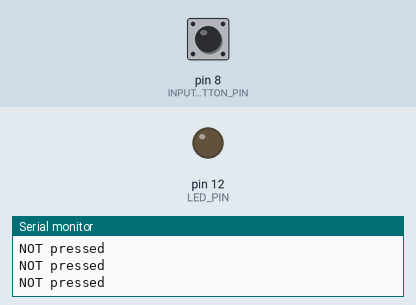
Simulated run of this sketch. Board: Arduino Uno, built with avr-gcc and run on an emulated ATmega328P. Parts: output pins drawn as LEDs (lit = HIGH), the last lines printed to the serial monitor. Dashed ring = blinking. The test bench sets the inputs (shaded band); at power-on: pin 8 (INPUT_BUTTON_PIN) LOW.

Above: at 1.2 s.
1.3 s: pin 8 (INPUT_BUTTON_PIN) pulled HIGH for 0.15 s
At 1.38 s:
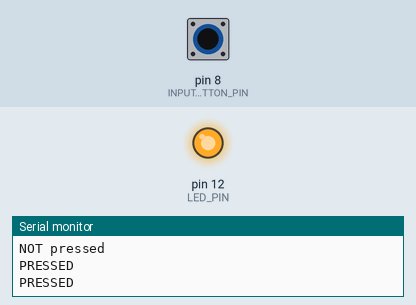
2.9 s: pin 8 (INPUT_BUTTON_PIN) pulled HIGH for 1 s
At 5.0 s:
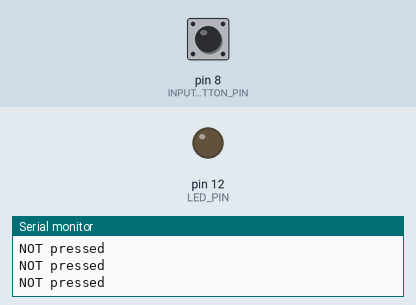
6.9 s: pin 8 (INPUT_BUTTON_PIN) pulsed HIGH 5 times (0.12 s each, 0.3 s apart)
At 6.96 s:
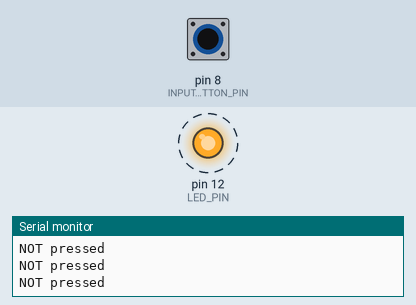
11.4 s: pin 8 (INPUT_BUTTON_PIN) pulled HIGH for 3.2 s
At 12.1 s:
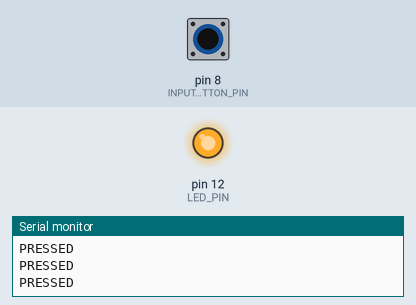
16.1 s: pin 8 (INPUT_BUTTON_PIN) driven HIGH
At 16.6 s:
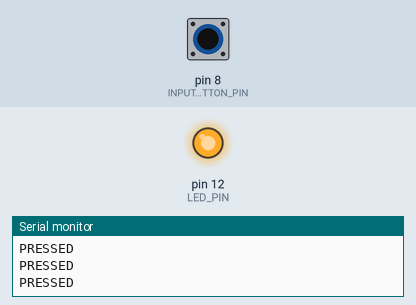
19.1 s: pin 8 (INPUT_BUTTON_PIN) driven LOW
At 20.1 s:
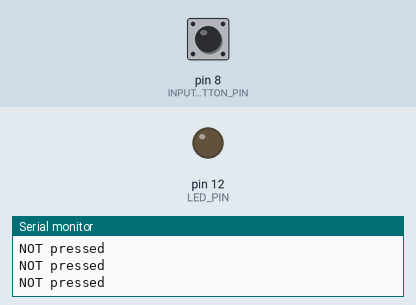
Timing chart, 0 to 22.1 s (numbered marks = the images above; inputs shaded):
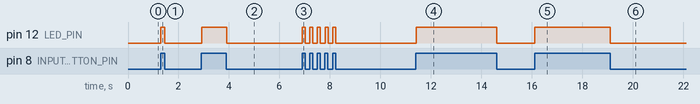

The sketch:

Button-Floating-Voltage.ino
```cpp
const int INPUT_BUTTON_PIN = 8;
const int LED_PIN = 12;

void setup() {
  pinMode(INPUT_BUTTON_PIN, INPUT);
  pinMode(LED_PIN, OUTPUT);
  Serial.begin(9600); // for printing values to console
}

void loop() {
  int buttonVal = digitalRead(INPUT_BUTTON_PIN); // returns 0 (LOW) or 1 (HIGH)
  digitalWrite(LED_PIN, buttonVal);
  Serial.println((buttonVal) ? "PRESSED" : "NOT pressed"); // print value to Serial
  delay(5);                                                // small delay to stop serial overload
}
```

Measured:
- after the input at 1.3 s, pin 12 (LED_PIN): LOW → HIGH at once, → LOW 0.15 s later
- after the input at 2.9 s, pin 12 (LED_PIN): LOW → HIGH at once, → LOW 0.99 s later
- after the input at 6.9 s, pin 12 (LED_PIN): alternates HIGH for 0.12 s and LOW for 0.18 s, 10 changes in all, then stays LOW, starting at once
- after the input at 11.4 s, pin 12 (LED_PIN): LOW → HIGH at once, → LOW 3.2 s later
- after the input at 16.1 s, pin 12 (LED_PIN): LOW → HIGH at once
- after the input at 19.1 s, pin 12 (LED_PIN): HIGH → LOW at once
